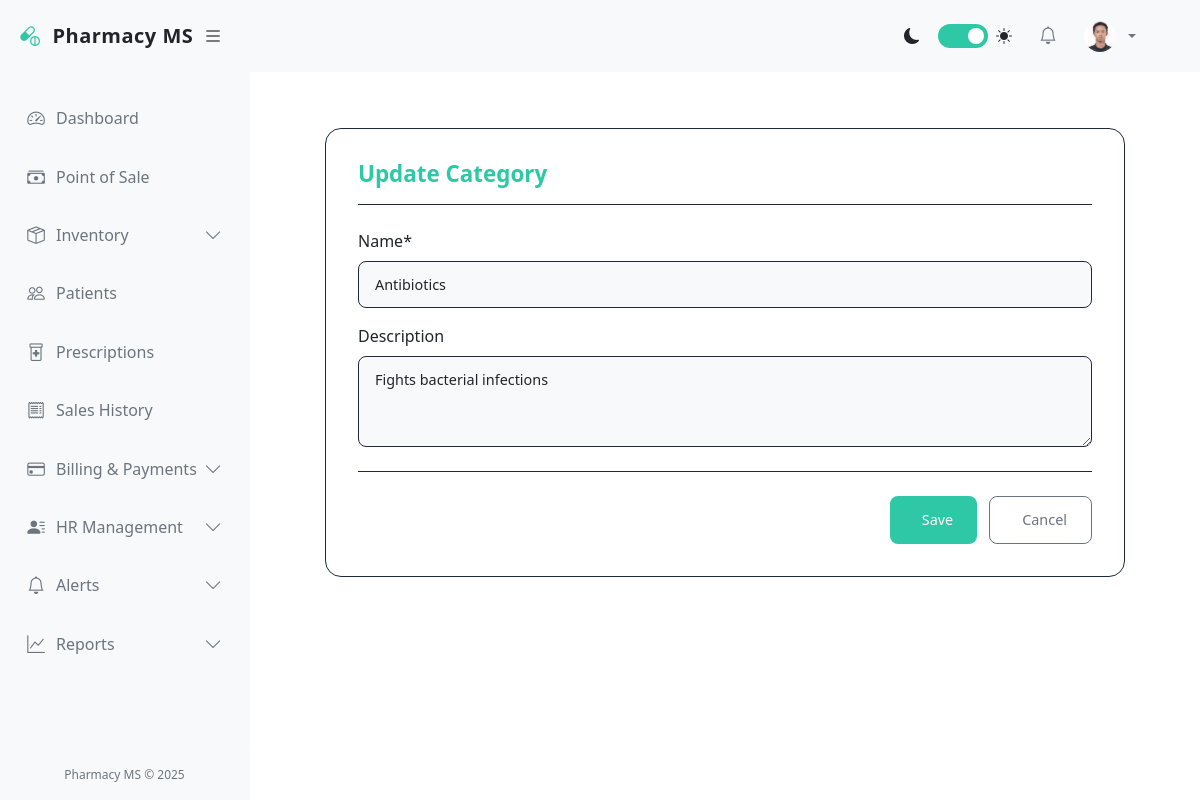
Page /pharmacy/categories/5/update/ (signed in) on the committed database.
### accounts/models.py (models this page shows, shortened)
class User(AbstractUser):
    GENDER_CHOICES = (
        ('M', 'Male'),
        ('F', 'Female'),
        ('O', 'Other'),
    )
    ROLES = (
        ('admin', 'Administrator'),
        ('pharmacist', 'Pharmacist'),
        ('cashier', 'Cashier'),
        ('manager', 'Manager'),
        ('staff', 'Staff'),
    )
    role = models.CharField(max_length=20, choices=ROLES, default='staff')
    gender = models.CharField(max_length=1, choices=GENDER_CHOICES, blank=True, null=True)
    phone = models.CharField(max_length=20, blank=True, null=True)
    address = models.TextField(blank=True, null=True)
    date_of_birth = models.DateField(blank=True, null=True)
    hire_date = models.DateField(blank=True, null=True)
    profile_picture = models.ImageField(upload_to='profile_pics/', blank=True, null=True)
    is_active = models.BooleanField(default=True)

### pharmacy/models.py (models this page shows, shortened)
class Category(models.Model):
    name = models.CharField(max_length=100, unique=True)
    description = models.TextField(blank=True, null=True)
    created_at = models.DateTimeField(auto_now_add=True)
    updated_at = models.DateTimeField(auto_now=True)
    class Meta:
        verbose_name_plural = "Categories"
        ordering = ['name']

### pharmacy/views.py (the view)
# urls.py: path('categories/<int:pk>/update/', views.category_update, name='category_update'),
@login_required
def category_update(request, pk):
    category = get_object_or_404(Category, pk=pk)
    if request.method == 'POST':
        form = CategoryForm(request.POST, instance=category)
        if form.is_valid():
            form.save()
            messages.success(request, 'Category updated successfully!')
            return redirect('category_list')
    else:
        form = CategoryForm(instance=category)
    return render(request, 'pharmacy/category/category_form.html', {'form': form, 'title': 'Update Category'})

### pharmacy/forms.py
class CategoryForm(forms.ModelForm):
    class Meta:
        model = Category
        fields = '__all__'
        widgets = {
            'description': forms.Textarea(attrs={'rows': 3}),
        }

### pharmacy/templates/pharmacy/category/category_form.html (shortened to what this page needs)
{% extends 'base.html' %}
{% load crispy_forms_tags %}
{% block content %}
<div class="batch-form-container">
    <div class="form-header">
        <h2 class="form-title">{{ title }}</h2>
    </div>
    <form method="post">
        {{ form|crispy }}
        <div class="form-actions">
            <button type="submit" class="btn btn-primary">
                 Save
            </button>
            <a href="{% url 'category_list' %}" class="btn btn-outline">
                 Cancel
            </a>
        </div>
    </form>
</div>
{% endblock %}

### pharmacy/templates/base.html (shortened to what this page needs)
<!DOCTYPE html>
<html lang="en">
<head>
    <link href="https://cdn.jsdelivr.net/npm/bootstrap@5.3.0/dist/css/bootstrap.min.css" rel="stylesheet">
    <link rel="stylesheet" href="https://cdn.jsdelivr.net/npm/bootstrap-icons@1.10.0/font/bootstrap-icons.css">
</head>
<body>
    <div class="d-flex">
        <div class="sidebar" id="sidebar">
            <div class="sidebar-header">
                <a href="{% url 'dashboard' %}" class="sidebar-brand">
                    <i class="bi bi-capsule-pill sidebar-brand-icon"></i>
                    <span id="sidebar-title">Pharmacy MS</span>
                </a>
                <button class="toggle-btn" id="toggle-sidebar">
                    <i class="bi bi-list"></i>
                </button>
            </div>
            <div class="px-2 py-3" style="height: calc(100% - 120px); overflow-y: auto;">
                <ul class="nav flex-column">
                    <li class="nav-item">
                        <a class="nav-link {% if request.resolver_match.url_name == 'dashboard' %}active{% endif %}"
                            href="{% url 'dashboard' %}">
                            <i class="bi bi-speedometer2"></i>
                            <span class="nav-link-text ms-2">Dashboard</span>
                        </a>
                    </li>
                    <li class="nav-item">
                        <a class="nav-link {% if 'pos' in request.resolver_match.url_name %}active{% endif %}"
                            href="{% url 'pos' %}">
                            <i class="bi bi-cash-stack"></i>
                            <span class="nav-link-text ms-2">Point of Sale</span>
                        </a>
                    </li>
                    <li class="nav-item">
                        <a class="nav-link "
                            data-bs-toggle="collapse" href="#inventoryCollapse">
                            <i class="bi bi-box-seam"></i>
                            <span class="nav-link-text ms-2">Inventory</span>
                            <i class="bi bi-chevron-down collapse-icon ms-auto"></i>
                        </a>
                    </li>
                    <li class="nav-item">
                        <a class="nav-link {% if 'patient' in request.resolver_match.url_name %}active{% endif %}"
                            href="{% url 'patient_list' %}">
                            <i class="bi bi-people"></i>
                            <span class="nav-link-text ms-2">Patients</span>
                        </a>
                    </li>
                    <li class="nav-item">
                        <a class="nav-link {% if 'prescription' in request.resolver_match.url_name %}active{% endif %}"
                            href="{% url 'prescription_list' %}">
                            <i class="bi bi-prescription2"></i>
                            <span class="nav-link-text ms-2">Prescriptions</span>
                        </a>
                    </li>
                    <li class="nav-item">
                        <a class="nav-link {% if 'sale' in request.resolver_match.url_name and 'pos' not in request.resolver_match.url_name %}active{% endif %}"
                            href="{% url 'sale_list' %}">
                            <i class="bi bi-receipt"></i>
                            <span class="nav-link-text ms-2">Sales History</span>
                        </a>
                    </li>
                    <li class="nav-item">
                        <a class="nav-link {% if 'billing' in request.resolver_match.url_name or 'payment' in request.resolver_match.url_name %}active{% endif %}"
                            data-bs-toggle="collapse" href="#billingCollapse">
                            <i class="bi bi-credit-card"></i>
                            <span class="nav-link-text ms-2">Billing & Payments</span>
                            <i class="bi bi-chevron-down collapse-icon ms-auto"></i>
                        </a>
                    </li>
                    <li class="nav-item">
                        <a class="nav-link {% if 'user' in request.resolver_match.url_name or 'attendance' in request.resolver_match.url_name or 'payroll' in request.resolver_match.url_name %}active{% endif %}"
                            data-bs-toggle="collapse" href="#hrCollapse">
                            <i class="bi bi-person-lines-fill"></i>
                            <span class="nav-link-text ms-2">HR Management</span>
                            <i class="bi bi-chevron-down collapse-icon ms-auto"></i>
                        </a>
                    </li>
                    <li class="nav-item">
                        <a class="nav-link {% if 'notification' in request.resolver_match.url_name or 'alert_rule' in request.resolver_match.url_name %}active{% endif %}"
                            data-bs-toggle="collapse" href="#alertsCollapse">
                            <i class="bi bi-bell"></i>
                            <span class="nav-link-text ms-2">Alerts</span>
                            <i class="bi bi-chevron-down collapse-icon ms-auto"></i>
                        </a>
                    </li>
                    <li class="nav-item">
                        <a class="nav-link {% if 'report' in request.resolver_match.url_name %}active{% endif %}"
                            data-bs-toggle="collapse" href="#reportsCollapse">
                            <i class="bi bi-graph-up"></i>
                            <span class="nav-link-text ms-2">Reports</span>
                            <i class="bi bi-chevron-down collapse-icon ms-auto"></i>
                        </a>
                    </li>
                </ul>
            </div>
            <div class="sidebar-footer">
                Pharmacy MS &copy; 2025
            </div>
        </div>
        <div class="main-content flex-grow-1" id="main-content">
            <nav class="navbar navbar-expand-lg navbar-light bg-light border-bottom">
                <div class="container-fluid">
                    <div class="collapse navbar-collapse" id="navbarSupportedContent">
                        <ul class="navbar-nav ms-auto align-items-center">
                            <li class="nav-item me-3">
                                <div class="d-flex align-items-center">
                                    <i class="bi bi-moon-fill me-2"></i>
                                    <label class="theme-switch">
                                        <span class="slider"></span>
                                    </label>
                                    <i class="bi bi-sun-fill ms-2"></i>
                                </div>
                            </li>
                            <li class="nav-item dropdown me-2">
                                <a class="nav-link position-relative" href="#" id="notificationsDropdown" role="button"
                                    data-bs-toggle="dropdown">
                                    <i class="bi bi-bell"></i>
                                </a>
                            </li>
                            <li class="nav-item dropdown">
                                <a class="nav-link dropdown-toggle d-flex align-items-center" href="#" id="userDropdown"
                                    role="button" data-bs-toggle="dropdown">
                                    {% if user.profile_picture %}
                                    <img src="{{ user.profile_picture.url }}" class="rounded-circle me-2" width="32"
                                        height="32" alt="Profile">
                                    {% else %}
                                    <i class="bi bi-person-circle me-2"></i>
                                    {% endif %}
                                </a>
                            </li>
                        </ul>
                    </div>
                </div>
            </nav>
            <div class="container-fluid py-4">
                {% block content %}{% endblock %}
            </div>
        </div>
    </div>
</body>
</html>

### pharmacy/templates/base.html (style rules this page uses)
:root { --bg-primary: #030817; --bg-secondary: #0b1120; --accent-color: #2ec8a6; --text-primary: #f8fafc; --text-secondary: #94a3b8; --sidebar-width: 250px; --navbar-height: 72px; --sidebar-collapsed-width: 80px; }
body { background-color: var(--bg-primary); color: var(--text-primary); font-family: 'Segoe UI', system-ui, -apple-system, sans-serif; }
.sidebar { height: 100vh; position: fixed; width: var(--sidebar-width); background-color: var(--bg-secondary); border-right: 1px solid rgba(255, 255, 255, 0.1); transition: all 0.3s cubic-bezier(0.4, 0, 0.2, 1); z-index: 1000; }
.main-content { margin-left: var(--sidebar-width); transition: all 0.3s cubic-bezier(0.4, 0, 0.2, 1); padding-top: var(--navbar-height); }
.nav-link { color: var(--text-secondary); border-radius: 0.375rem; margin: 0.25rem 0; padding: 0.75rem 1rem; transition: all 0.2s ease; position: relative; display: flex; align-items: center; }
.sidebar-header { padding: 1.25rem; border-bottom: 1px solid rgba(255, 255, 255, 0.1); display: flex; align-items: center; justify-content: space-between; }
.toggle-btn { border: none; background: none; font-size: 1.25rem; cursor: pointer; color: var(--text-primary); transition: all 0.2s ease; }
.navbar { background-color: var(--bg-secondary) !important; border-bottom: 1px solid rgba(255, 255, 255, 0.1) !important; padding: 0.75rem 1.5rem; position: fixed; top: 0; right: 0; left: var(--sidebar-width); z-index: 1000; height: var(--navbar-height); transition: all 0.3s cubic-bezier(0.4, 0, 0.2, 1); }
.container-fluid { padding: 2rem; }
.collapse-icon { transition: transform 0.2s ease; }
.theme-switch { display: inline-block; position: relative; width: 50px; height: 24px; margin-left: 10px; }
.slider { position: absolute; cursor: pointer; top: 0; left: 0; right: 0; bottom: 0; background-color: #334155; transition: .4s; border-radius: 24px; }
.slider:before { position: absolute; content: ""; height: 16px; width: 16px; left: 4px; bottom: 4px; background-color: white; transition: .4s; border-radius: 50%; }
input:checked+.slider { background-color: var(--accent-color); }
input:checked+.slider:before { transform: translateX(26px); }
.nav-item { position: relative; }
.nav-link i { min-width: 24px; text-align: center; font-size: 1.1rem; }
.sidebar-brand { font-weight: 700; font-size: 1.25rem; letter-spacing: 0.5px; color: var(--text-primary); text-decoration: none; display: flex; align-items: center; }
.sidebar-brand-icon { margin-right: 0.75rem; color: var(--accent-color); }
.sidebar-footer { position: absolute; bottom: 0; width: 100%; padding: 1rem; border-top: 1px solid rgba(255, 255, 255, 0.1); text-align: center; font-size: 0.75rem; color: var(--text-secondary); }

### pharmacy/templates/pharmacy/category/category_form.html (style rules this page uses)
:root { --bg-primary: #030817; --bg-secondary: #0b1120; --accent-color: #2ec8a6; --text-primary: #f8fafc; --text-secondary: #94a3b8; --error-color: #ff6b6b; --border-color: #1e293b; }
.batch-form-container { max-width: 800px; margin: 2rem auto; padding: 2rem; background-color: var(--bg-primary); border-radius: 16px; border: 1px solid var(--border-color); animation: fadeIn 0.4s ease-out forwards; }
.form-header { display: flex; justify-content: space-between; align-items: center; margin-bottom: 1.5rem; padding-bottom: 1rem; border-bottom: 1px solid var(--border-color); }
.form-title { font-size: 1.4rem; font-weight: 600; color: var(--accent-color); margin: 0; }
.form-control { width: 100%; padding: 0.75rem 1rem; background-color: var(--bg-secondary); border: 1px solid var(--border-color); border-radius: 8px; color: var(--text-primary); font-size: 0.9rem; transition: all 0.2s ease; }
.form-actions { display: flex; justify-content: flex-end; gap: 0.75rem; margin-top: 1.5rem; padding-top: 1.5rem; border-top: 1px solid var(--border-color); }
.btn { padding: 0.75rem 1.5rem; border-radius: 8px; font-weight: 500; font-size: 0.9rem; transition: all 0.2s ease; cursor: pointer; display: inline-flex; align-items: center; gap: 0.5rem; }
.btn-primary { background-color: var(--accent-color); border: none; color: var(--bg-primary); }
.btn-outline { background-color: transparent; border: 1px solid var(--text-secondary); color: var(--text-secondary); }

### rows in the picture
User: profile_picture (picture)
Category: name "Antibiotics", description "Fights bacterial infections"

### other values in the picture
{{ title }} "Update Category"
